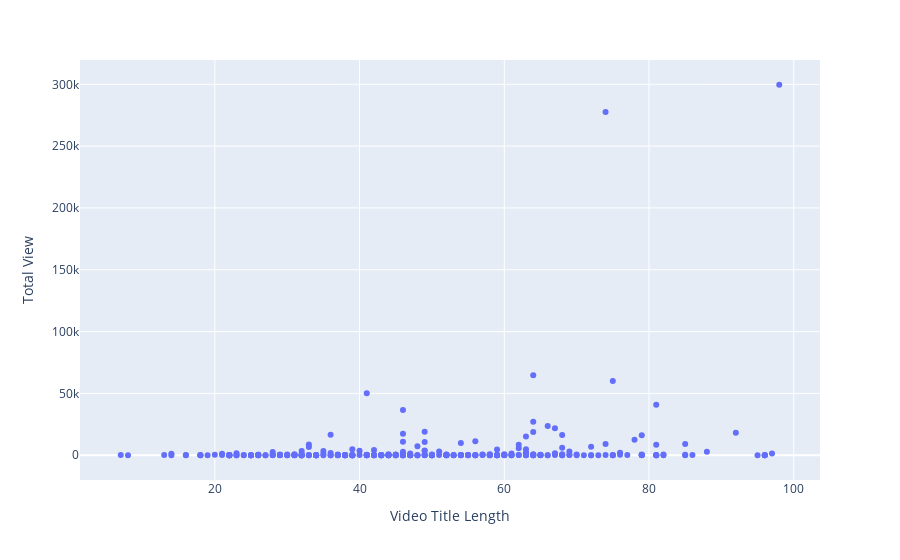

Write notebook code for a chart like this one.
### Markdown cell above
#### Does title length matter for views?

##### There is no clear relationship between title length and views as seen the scatterplot below, but most-viewed videos tend to have average title length of 40-80 characters.

### Code cell
fig = px.scatter(video_df, x = "titleLength", y = "viewCount",
                 labels={'titleLength':'Video Title Length',
                     'viewCount':'Total View'})
fig.show()

### Figure 1 — Plotly figure (JSON) as saved in the notebook; plotly's stock layout.template omitted (floating-point values rounded to 4 significant figures; data arrays with more than 128 entries replaced by an {"elided": "..."} marker saying what was removed)
{"data": [{"hovertemplate": "Video Title Length=%{x}<br>Total View=%{y}<extra></extra>", "legendgroup": "", "marker": {"color": "#636efa", "symbol": "circle"}, "mode": "markers", "name": "", "orientation": "v", "showlegend": false, "type": "scatter", "x": {"elided": "315 int values"}, "xaxis": "x", "y": {"elided": "315 int values"}, "yaxis": "y"}], "layout": {"legend": {"tracegroupgap": 0}, "margin": {"t": 60}, "xaxis": {"anchor": "y", "domain": [0, 1], "title": {"text": "Video Title Length"}}, "yaxis": {"anchor": "x", "domain": [0, 1], "title": {"text": "Total View"}}}}
